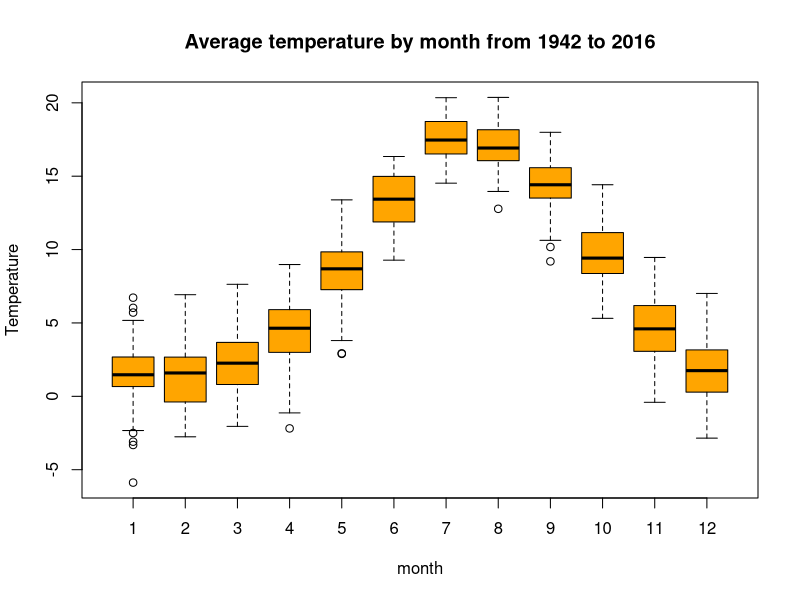
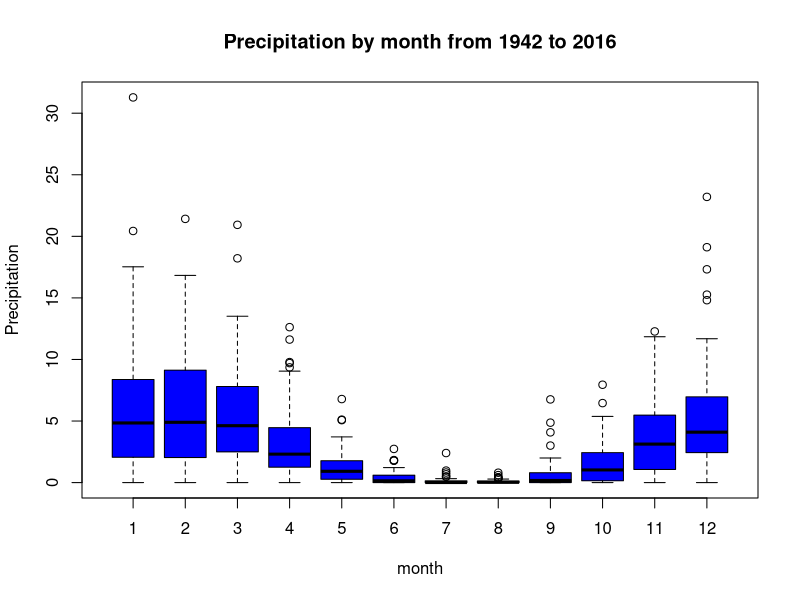
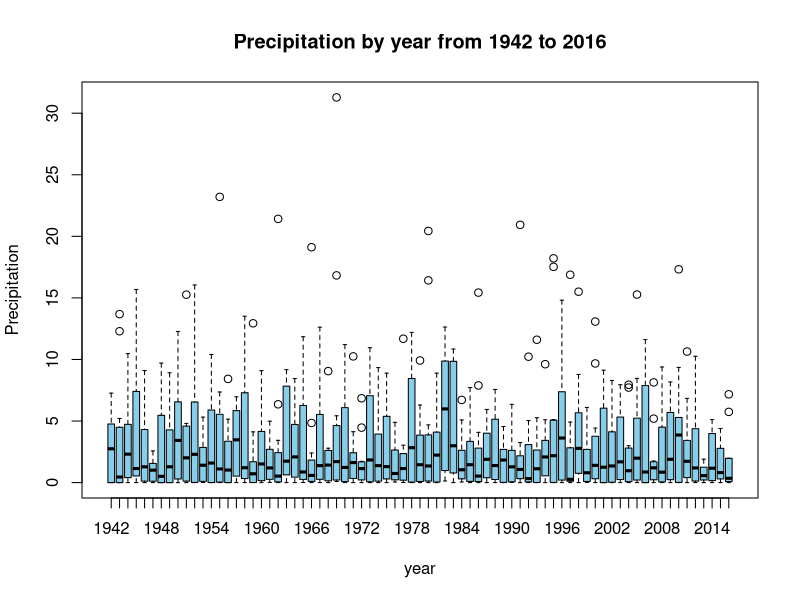
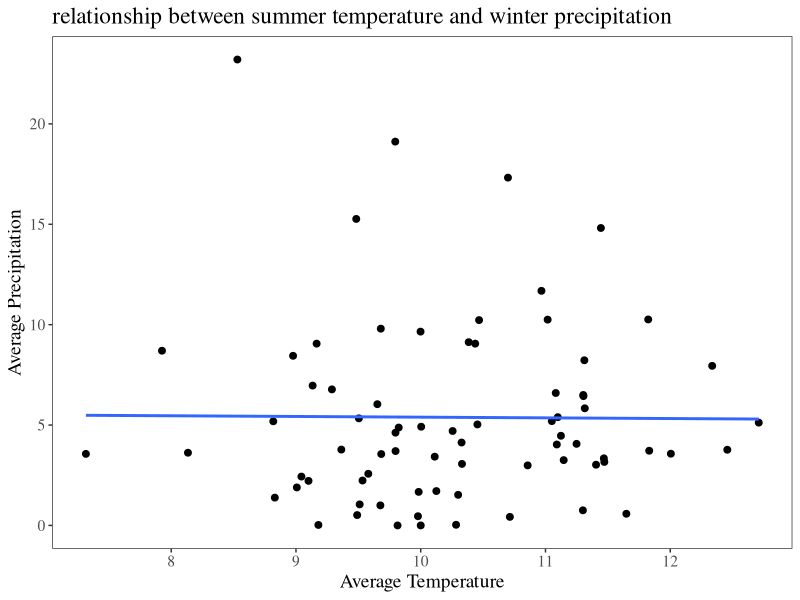

Write R code to recreate these figures, in order.
## ---- chunk 1
clim = read.table("clim.txt", header=TRUE)
Aggdata <- aggregate(clim, by=list(clim$month, clim$year), FUN="mean")
Aggdata$Tmean <- (Aggdata$tmax+Aggdata$tmin)/2
boxplot(Aggdata$Tmean ~ Aggdata$month,main ="Average temperature by month from 1942 to 2016", ylab="Temperature", xlab="month", col="orange")
boxplot(Aggdata$rain~Aggdata$month,main ="Precipitation by month from 1942 to 2016", ylab="Precipitation", xlab="month", col="blue")
boxplot(Aggdata$rain~Aggdata$year,main ="Precipitation by year from 1942 to 2016", ylab="Precipitation", xlab="year", col="skyblue")

# Aggregate precipitation by year 
clim2 <- clim[,2:7]
Aggdata2 <- aggregate(clim2, by=list(clim2$year), FUN="sum")

# what is the wettest year  (precipitation per year)
Wetyear=which.max(Aggdata2$rain)
Aggdata2[Wetyear,c("Group.1","rain")]
Aggdata2$year= as.integer(Aggdata2$Group.1)
Aggdata2$rain = as.integer(Aggdata2$rain)
Aggdata2[Wetyear,c("year","rain")]


# what is the driest year (precipitation per year)
Dryyear=which.min(Aggdata2$rain)
Aggdata2[Dryyear,c("Group.1","rain")]
Aggdata2[Dryyear,c("year","rain")]



## ---- chunk 2
clim2$Season <- ifelse(clim2$month <= 5 & clim2$month >= 3, 1, ifelse(clim2$month <= 8, 2,(ifelse(clim2$month <= 11, 3, 4))))
## the wettest season (mean season precipitation)
Aggdata4 <- aggregate(clim2, by=list(clim2$Season, clim2$year), FUN="sum")
Seasonagg <- Aggdata4[,c(1,2,5)]
colnames(Seasonagg) <- c("Season", "year", "rain")
c("Season","year","tmax","tmin","rain","summedyear","")
Aggdata3 <-aggregate(Seasonagg, by=list(Seasonagg$Season), FUN="mean")
Wetseason = which.max(Aggdata3$rain)
Aggdata3[Wetseason,c("Group.1","rain")]
Aggdata3$rain = as.integer(Aggdata3$rain)
Aggdata3[Wetseason,c("Season","rain")]

## the driest season (mean season precipitation)
Dryseason = which.min(Aggdata3$rain)
Aggdata3[Dryseason,c("Group.1","rain")]
Aggdata3$rain = as.integer(Aggdata3$rain)
Aggdata3[Dryseason,c("Season","rain")]


## relationship between precipitation and temperature 
Aggdata5 <- aggregate(clim2, by=list(clim2$Season, clim2$year), FUN="mean")
Aggdata5$Tmean <- (Aggdata5$tmax + Aggdata5$tmin)/2
Summertem <- subset(Aggdata5, Season == 2)
Winterrain <- subset(Aggdata5, Season == 4)
Reltemrain <- merge(Summertem, Winterrain,by="year")

library(ggplot2)
ggplot(Reltemrain, aes(Tmean.x,rain.y))+
  geom_point(size=2)+ # creat scatter plot, and dot as blank circles
  geom_smooth(method="lm", se=FALSE)+ # creat a trend line
  xlab("Average Temperature") + 
  ylab("Average Precipitation") +
  ggtitle("relationship between summer temperature and winter precipitation")+
  theme_bw() +
  theme(text=element_text(family ="Times", size=14), panel.grid.major = element_blank(),panel.grid.minor = element_blank())


